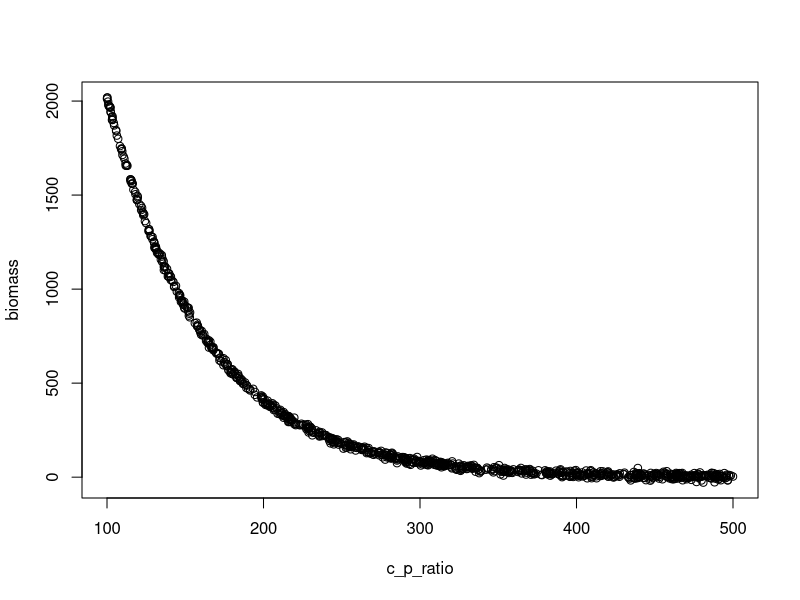

This chart was generated by the following R code:
## ---- chunk 1
knitr::opts_chunk$set(echo = TRUE)
## ---- chunk 2

detFunc <- function(x,a,b){
  return(a*exp(-b*x))
}

# specify the inverse link function
invLink <- function(z){
  return(z)
}

# Simulate Data

c_p_ratio<- runif(1000,min=100, max=500) # Predictor

a<-10000
b<-.016
biomass<-rnorm(1000,mean=detFunc(c_p_ratio,a,b), sd=10) #Response variabale

mydata<-data.frame("predictor" = c_p_ratio, "response"= biomass)

plot(c_p_ratio,biomass)

write.csv(mydata, file = "HyruleScenario.csv")

